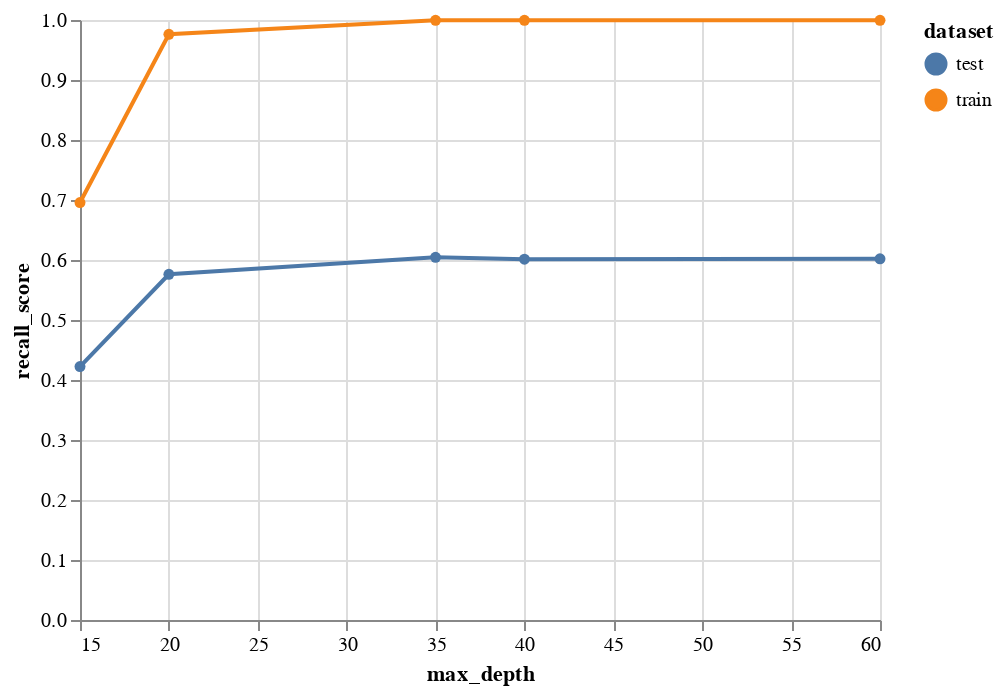

The notebook cell this image was saved under:
### Code cell
compare_train_test(max_depth_summary, 'max_depth')

### Figure 1 — Vega-Lite specification as saved in the notebook (floating-point values rounded to 4 significant figures)
{"config": {"view": {"continuousWidth": 400, "continuousHeight": 300}}, "data": {"name": "data-61167c14fd3500b6ea6783ac242297b1"}, "mark": {"type": "line", "point": true}, "encoding": {"color": {"type": "nominal", "field": "dataset"}, "x": {"type": "quantitative", "field": "max_depth"}, "y": {"type": "quantitative", "field": "recall_score"}}, "$schema": "https://vega.github.io/schema/vega-lite/v4.8.1.json", "datasets": {"data-61167c14fd3500b6ea6783ac242297b1": [{"max_depth": 15, "recall_score": 0.6958, "dataset": "train", "overfitting": 0.2733}, {"max_depth": 15, "recall_score": 0.4224, "dataset": "test", "overfitting": 0.2733}, {"max_depth": 20, "recall_score": 0.9762, "dataset": "train", "overfitting": 0.4001}, {"max_depth": 20, "recall_score": 0.5761, "dataset": "test", "overfitting": 0.4001}, {"max_depth": 35, "recall_score": 0.9995, "dataset": "train", "overfitting": 0.3949}, {"max_depth": 35, "recall_score": 0.6045, "dataset": "test", "overfitting": 0.3949}, {"max_depth": 40, "recall_score": 0.9995, "dataset": "train", "overfitting": 0.3981}, {"max_depth": 40, "recall_score": 0.6013, "dataset": "test", "overfitting": 0.3981}, {"max_depth": 60, "recall_score": 0.9995, "dataset": "train", "overfitting": 0.3974}, {"max_depth": 60, "recall_score": 0.6021, "dataset": "test", "overfitting": 0.3974}]}}
